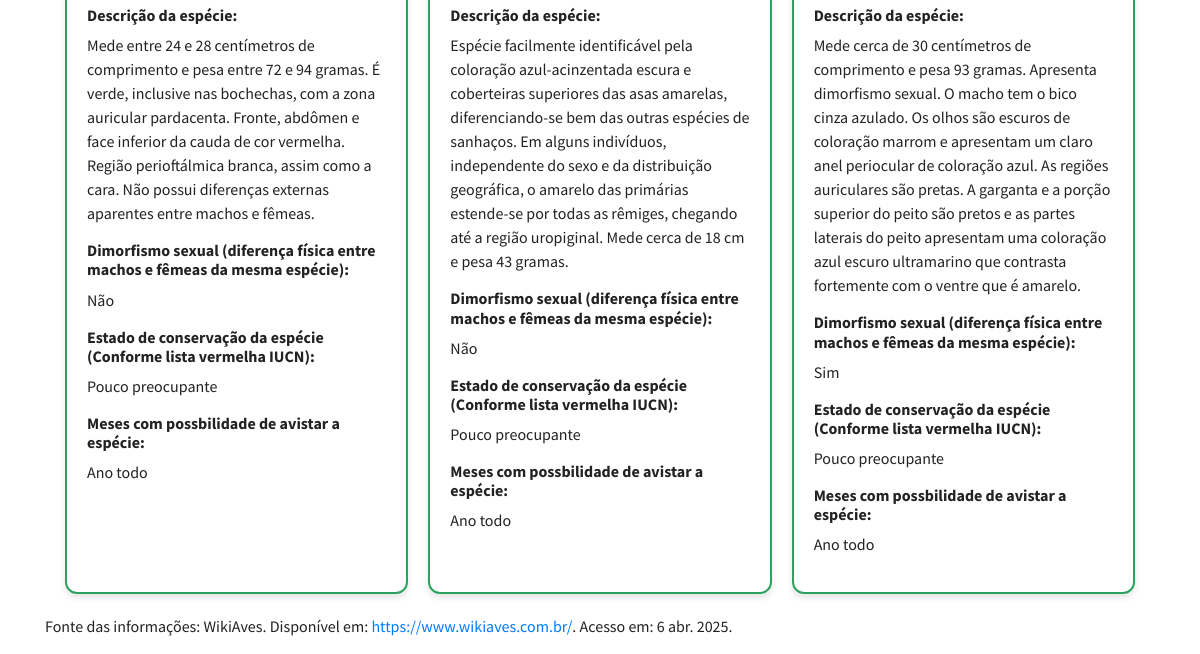
The app's page / (lower part), older data.
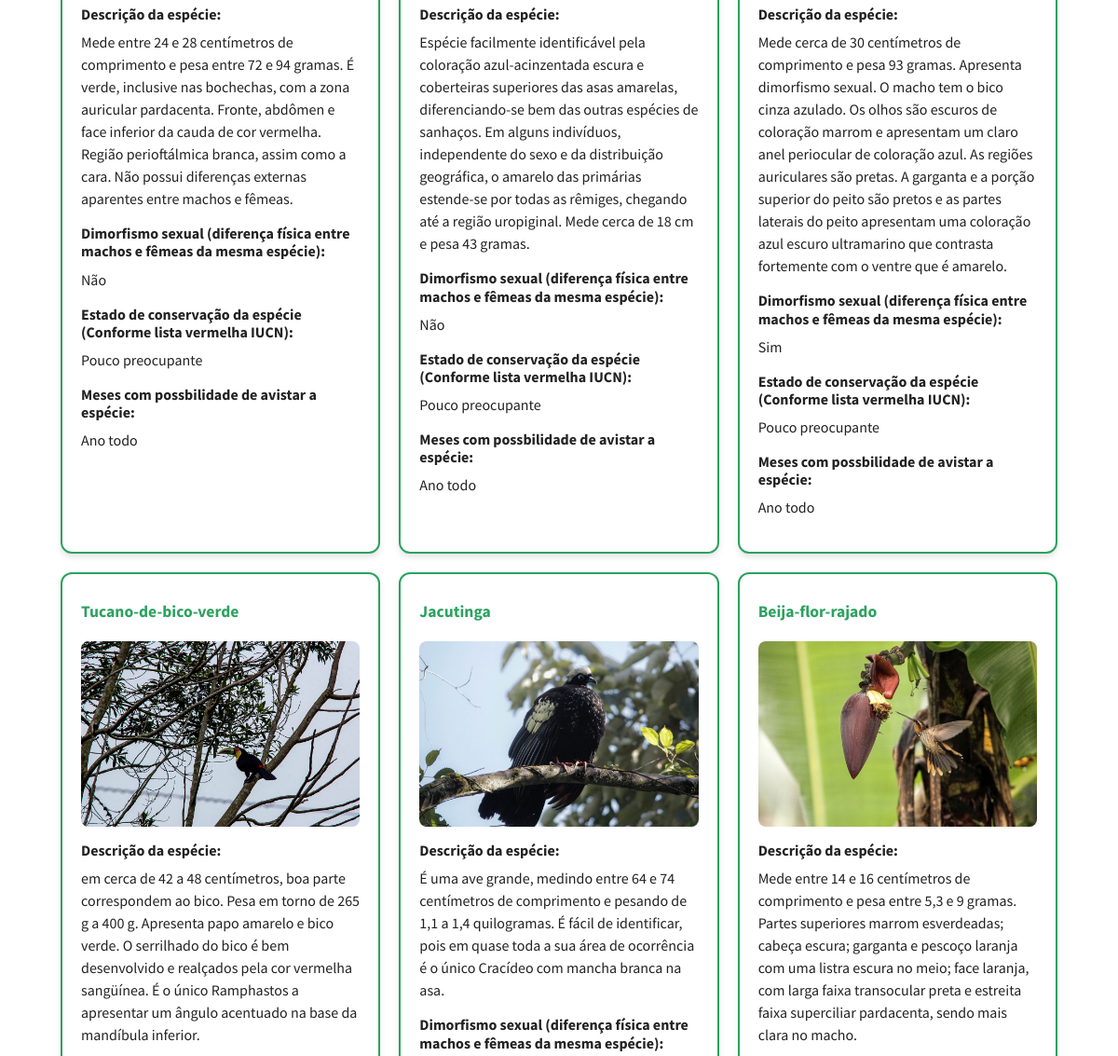
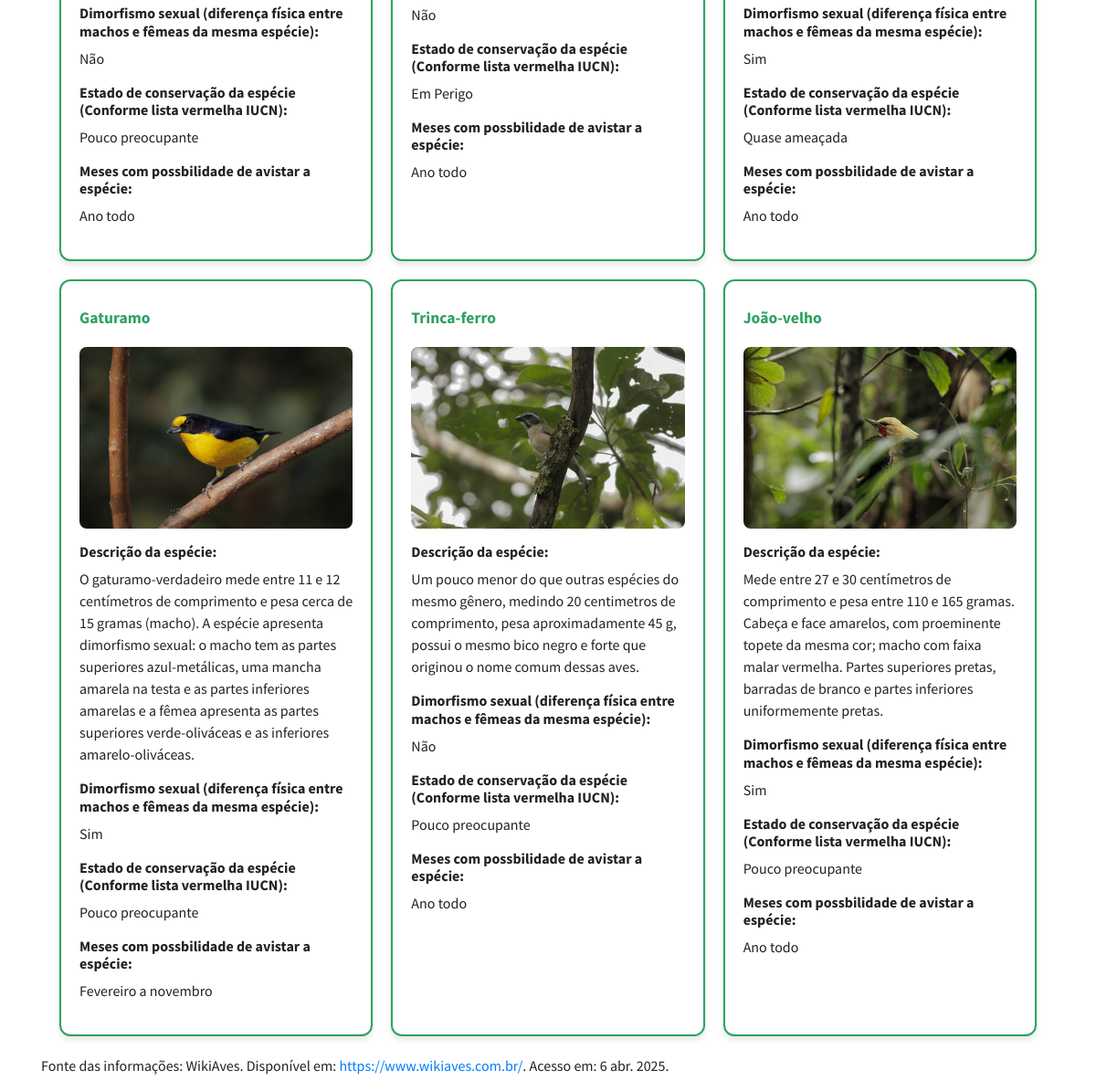
The same page, newer data (2 pictures, top to bottom).
### app.py (models this page shows)
class Aves(db.Model):
    id = db.Column(db.Integer, primary_key=True)
    nome = db.Column(db.String(99), nullable=False)
    nome_cientifico = db.Column(db.String(99), nullable=False)
    descricao = db.Column(db.String(500), nullable=False)
    dimorfismo = db.Column(db.String(99), nullable=False)
    ocorrencia = db.Column(db.String(99), nullable=False)
    conservacao = db.Column(db.String(99), nullable=False)
    imagem = db.Column(db.String(200), nullable=True)  # Coluna para armazenar imagem

### app.py (the view)
@app.route("/")
def index():
    aves = Aves.query.all()  # Obter todas as aves do banco de dados
    return render_template("index.html", aves=aves)  # Passar 'aves' para o template

### app.py (called while the page is built)
@app.before_request
def create_tables():
    db.create_all()  # Cria todas as tabelas definidas nos modelos, incluindo a nova coluna de imagem

### templates/index.html (shortened to what this page needs)
{% extends 'base.html' %}
{% block content %}
    <div class="bird-grid">
        {% for ave in aves %}
            <div class="bird-card">
                <h3>{{ ave.nome }}</h3>
                {% if ave.imagem %}
                <img src="{{ ave.imagem }}" alt="{{ ave.nome }}" class="bird-image">
                {% endif %}
                <h6><strong>Descrição da espécie:</strong></h6>
                <p class="bird-description">{{ ave.descricao }}</p>
                <h6><strong>Dimorfismo sexual (diferença física entre machos e fêmeas da mesma espécie):</strong> </h6>
                <p class="bird-dimorfismo">{{ ave.dimorfismo }}</p>
                <h6><strong>Estado de conservação da espécie (Conforme lista vermelha IUCN):</strong></h6>
                <p class="bird-conservacao">{{ ave.conservacao }}</p>
                <h6><strong>Meses com possbilidade de avistar a espécie:</strong></h6>
                <p class="bird-ocorrencia">{{ ave.ocorrencia }}</p>
            </div>
        {% endfor %}
    </div>
    <p>Fonte das informações: WikiAves. Disponível em: <a href="https://www.wikiaves.com.br/">https://www.wikiaves.com.br/</a>. Acesso em: 6 abr. 2025.</p>
{% endblock %}

### templates/base.html (shortened to what this page needs)
<!DOCTYPE html>
<html lang="pt-br">
<head>
    <link rel="stylesheet" href="https://stackpath.bootstrapcdn.com/bootstrap/4.1.3/css/bootstrap.min.css">
    <link rel="stylesheet" href="https://cdnjs.cloudflare.com/ajax/libs/font-awesome/5.15.4/css/all.min.css">
</head>
<body>
    <div class="container">
        {% block content %}{% endblock %}
    </div>
</body>
</html>

### templates/base.html (style rules this page uses)
:root { --toca-blue: #42B4E6; --toca-green: #2ca25f; --toca-yellow: #FFE600; --toca-dark: #333; }
body { font-family: 'Source Sans Pro', sans-serif; margin: 0; background-color: #fff; color: #222; font-size: 16px; }
.bird-grid { display: grid; grid-template-columns: repeat(auto-fill, minmax(300px, 1fr)); gap: 20px; padding: 20px; max-width: 1200px; margin: 0 auto; }
.bird-card { background: white; border-radius: 12px; padding: 20px; box-shadow: 0 4px 6px rgba(0,0,0,0.1); transition: transform 0.2s; border: 2px solid var(--toca-green); cursor: pointer; position: relative; }
.bird-card h3 { font-family: 'Source Sans Pro', sans-serif; color: var(--toca-green); margin: 10px 0; font-size: 1.1rem; font-weight: 700; }
.bird-description, .bird-dimorfismo, .bird-conservacao, .bird-ocorrencia { font-family: 'Source Sans Pro', sans-serif; color: #222; font-size: 16px; font-weight: 400; }
.bird-image { width: 100%; height: auto; border-radius: 8px; margin-top: 10px; }

Row changes from the older to the newer data that the page shows:
added Aves: nome "Tucano-de-bico-verde", shows a picture, descricao "em cerca de 42 a 48 centímetros, boa parte correspondem ao bico. Pesa em torno de 265 g a 400 g. Apresenta papo amarelo e bico verde. O serrilhado do bico é bem desenvolvido e realçados pela cor vermelha sangüínea. É o único Ramphastos a apresentar um ângulo acentuado na base da mandíbula inferior.", dimorfismo "Não", conservacao "Pouco preocupante", ocorrencia "Ano todo"
added Aves: nome "Jacutinga", shows a picture, descricao "É uma ave grande, medindo entre 64 e 74 centímetros de comprimento e pesando de 1,1 a 1,4 quilogramas. É fácil de identificar, pois em quase toda a sua área de ocorrência é o único Cracídeo com mancha branca na asa.", dimorfismo "Não", conservacao "Em Perigo", ocorrencia "Ano todo"
added Aves: nome "Beija-flor-rajado", shows a picture, descricao "Mede entre 14 e 16 centímetros de comprimento e pesa entre 5,3 e 9 gramas. Partes superiores marrom esverdeadas; cabeça escura; garganta e pescoço laranja com uma listra escura no meio; face laranja, com larga faixa transocular preta e estreita faixa superciliar pardacenta, sendo mais clara no macho.", dimorfismo "Sim", conservacao "Quase ameaçada", ocorrencia "Ano todo"
added Aves: nome "Gaturamo", shows a picture, descricao "O gaturamo-verdadeiro mede entre 11 e 12 centímetros de comprimento e pesa cerca de 15 gramas (macho). A espécie apresenta dimorfismo sexual: o macho tem as partes superiores azul-metálicas, uma mancha amarela na testa e as partes inferiores amarelas e a fêmea apresenta as partes superiores verde-oliváceas e as inferiores amarelo-oliváceas.", dimorfismo "Sim", conservacao "Pouco preocupante", ocorrencia "Fevereiro a novembro"
added Aves: nome "Trinca-ferro", shows a picture, descricao "Um pouco menor do que outras espécies do mesmo gênero, medindo 20 centimetros de comprimento, pesa aproximadamente 45 g, possui o mesmo bico negro e forte que originou o nome comum dessas aves.", dimorfismo "Não", conservacao "Pouco preocupante", ocorrencia "Ano todo"
added Aves: nome "João-velho", shows a picture, descricao "Mede entre 27 e 30 centímetros de comprimento e pesa entre 110 e 165 gramas. Cabeça e face amarelos, com proeminente topete da mesma cor; macho com faixa malar vermelha. Partes superiores pretas, barradas de branco e partes inferiores uniformemente pretas.", dimorfismo "Sim", conservacao "Pouco preocupante", ocorrencia "Ano todo"
